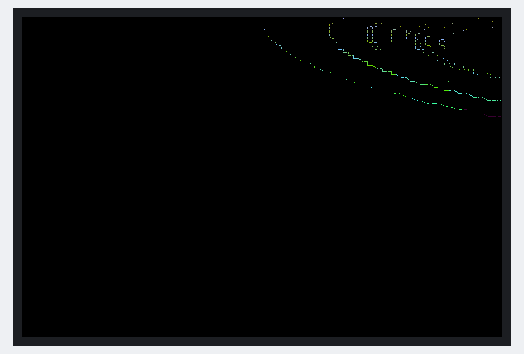
Bench run of a sketch on a simulated Arduino Uno, built with avr-gcc and run on an emulated ATmega328P. On the bench: 480×320 colour display.

Above: at 25.79 s.
At 31.69 s:
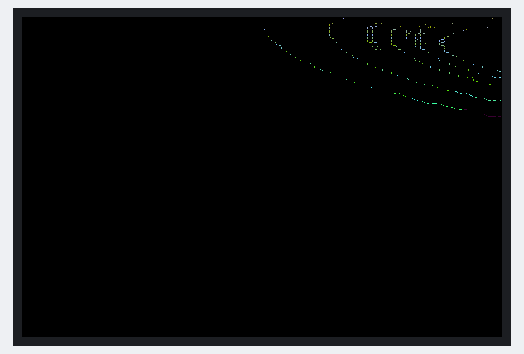
At 34.15 s:
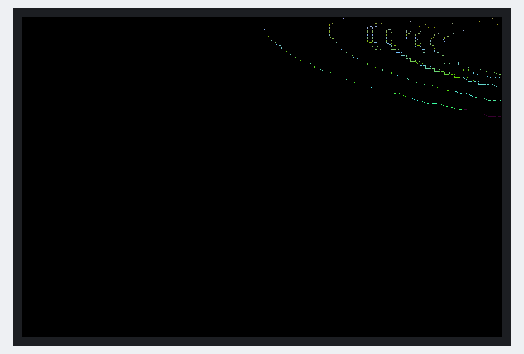
At 36.3 s:
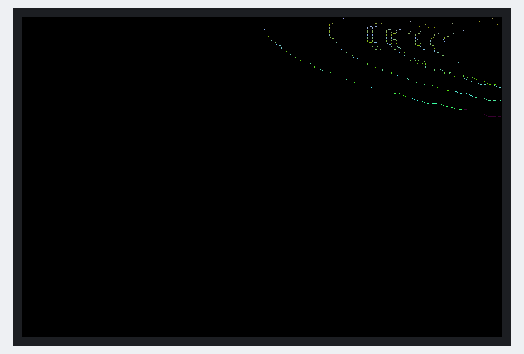
At 38.87 s:
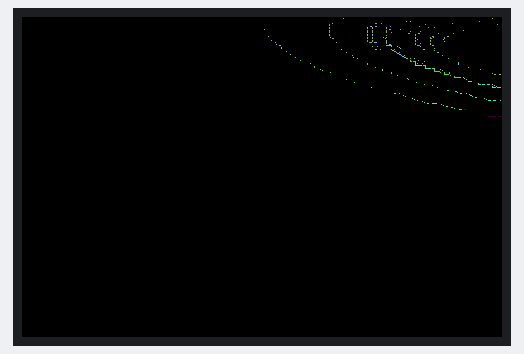

The sketch:

Lorentz_Attractor.ino
```cpp
#include <MCUFRIEND_kbv.h>

MCUFRIEND_kbv tft;

const int screenWidth = 480; // Width of your TFT screen
const int screenHeight = 320; // Height of your TFT screen

#define BLACK 0x0000
#define WHITE 0xFFFF

const int numPoints = 10000; // Number of points to plot
const float dt = 0.001; // Time step
const float sigma = 20.0; // Lorenz system parameter (scaled down)
const float rho = 50.0; // Lorenz system parameter
const float beta = 8.0 / 3.0; // Lorenz system parameter
float x = 0.1, y = 0.0, z = 0.0; // Initial conditions
bool flag = false;

int px;
int pz;

int prev_px = 0;
int prev_pz = 0;

int last_x[100];
int last_z[100];
int last_index = 0;

void setup() {
  tft.reset();
  uint16_t identifier = tft.readID();
  tft.begin(identifier);
  tft.setRotation(1); // Set screen rotation if needed
  tft.fillScreen(TFT_BLACK);
}

void loop() {
  float dx = sigma * (y - x);
  float dy = x * (rho - z) - y;
  float dz = x * y - beta * z;

  x += dx * dt;
  y += dy * dt;
  z += dz * dt;


  px = map(z, -50, 50, 0, screenWidth);
  pz = map(x, 0, 100, 0, screenHeight);

  // Map z value to a color gradient
  int colorR = map(y, -50, 50, 0, 51000);
  int colorG = map(y, -50, 50, 51000, 0);
  int colorB = map(y, -50, 50, 10000, 30000);
  uint16_t pixelColor = tft.color565(colorR, colorG, colorB);

  tft.drawLine(prev_px, prev_pz, px, pz, pixelColor);

  prev_px = px;
  prev_pz = pz;

  // Erase the oldest line drawn after i == 99
  if (flag) {
    tft.drawLine(last_x[last_index], last_z[last_index], prev_px, prev_pz, BLACK);
  }

  // Store the last 100 points
  last_x[last_index] = px;
  last_z[last_index] = pz;
  last_index = (last_index + 1) % 100;
  if(last_index == 99)
  {
    flag = true;
  }
}
```
